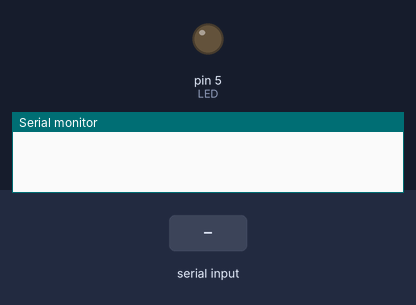
A sketch run on a simulated Arduino Uno, built with avr-gcc and run on an emulated ATmega328P. Parts: output pins drawn as LEDs (lit = HIGH), the last lines printed to the serial monitor. Inputs (shaded band) come from the test bench.

Above: at 1.2 s.
1.3 s: "a" received over Serial
At 2.47 s:
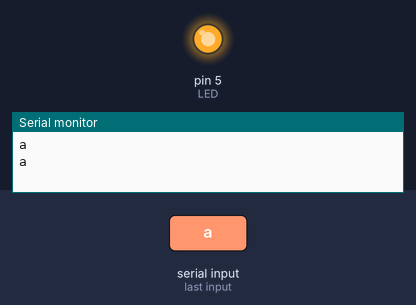
4.0 s: "b" received over Serial
At 6.5 s:
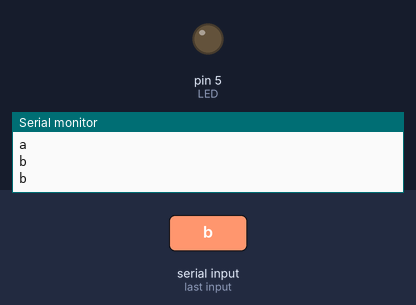
7.0 s: "c" received over Serial
Timing chart, 0 to 10.1 s (numbered marks = the images above; inputs shaded):
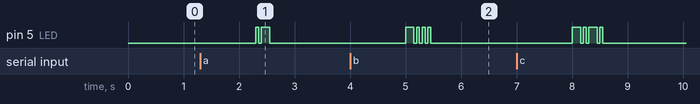

Measured:
- after the input at 1.3 s, pin 5 (LED): LOW → HIGH after 1.0 s, → LOW 0.05 s later, → HIGH 0.05 s later, → LOW 0.15 s later
- after the input at 4.0 s, pin 5 (LED): LOW → HIGH after 1.0 s, then repeats every 0.10 s: LOW 0.05 s, HIGH 0.05 s, until it stays LOW from 5.5 s

The sketch:

_2.2_Morse.ino
```cpp
String ch ;
int dotTime = 50 ;
int dashTime = 3*dotTime ;
int waitTime = dashTime ;
int LED = 5 ;


void setup() {
 Serial.begin(9600) ;
 pinMode(LED, OUTPUT) ;

}

void dot() {
  digitalWrite(LED, HIGH) ;
  delay(dotTime) ;
  digitalWrite(LED, LOW) ;
  delay(dotTime) ;
}

void dash() {
  digitalWrite(LED, HIGH) ;
  delay(dashTime) ;
  digitalWrite(LED, LOW) ;
  delay(dotTime) ;
}

void wait() {
  delay(waitTime) ;
}


void loop() {
 if(Serial.available() > 0 ) {
  ch = Serial.readString() ;
  Serial.println(ch) ;

  for (int i=0; i<ch.length(); i++) {
    Serial.println(ch.charAt(i)) ;

    switch(ch.charAt(i)) {
      case 'a':
      dot() ;
      dash() ;
      wait() ;
      break ;

      case 'b':
      dash() ;
      dot() ;
      dot() ;
      dot() ;
      wait() ;
      break ;

      case 'c':
      dash() ;
      dot() ;
      dash() ;
      dot() ;
      wait() ;
      break ;

      case 'd':
      dash();
      dot();
      dot();
      wait() ;
      break ;

      case 'e':
      dot();
      wait() ;
      break ;

      case 'f':
      dot();
      dot();
      dash();
      dot();
      wait() ;
      break ;

      case 'g':
      dash();
      dash();
      dot();
      wait() ;
      break ;

      case 'h':
      dot();
      dot();
      dot();
      dot();
      wait() ;
      break ;

      case 'i':
      dot();
      dot();
      wait() ;
      break ;

      case 'j':
      dot();
      dash();
      dash();
      dash();
      wait() ;
      break ;

      case 'k':
      dash();
      dot();
      dash();
      wait() ;
      break ;

      case 'l':
      dot();
      wait() ;
      break ;

      case 'm':
      dash();
      dash();
      wait() ;
      break ;

      case 'n':
      dash();
      dot();
      wait() ;
      break ;

      case 'o':
      dash();
      dash();
      dash();
      wait() ;
      break ;

      case 'p':
      dot();
      dash();
      dash();
      dot();
      wait() ;
      break ;

      case 'q':
      dash();
      dash();
      dot();
      dash();
      wait() ;
      break ;

      case 'r':
      dot();
      dash();
      dot();
      wait() ;
      break ;

      case 's':
      dot();
      dot();
      dot();
      wait() ;
      break ;

      case 't':
      dash();
      wait() ;
      break ;

      case 'u':
      dot();
      dot();
      dash();
      wait() ;
      break ;

      case 'v':
      dot();
      dot();
      dot();
      dash();
      wait() ;
      break;

      case 'w':
      dot();
      dash();
      dash();
      wait() ;
      break ;

      case 'x':
      dash();
      dot();
      dot();
      dash();
      wait() ;
      break ;

      case 'y':
      dash();
      dot();
      dash();
      dash();
      wait() ;
      break ;

      case 'z':
      dash();
      dash();
      dot();
      dot();
      wait() ;
      break ;

      case ' ':
      delay(7*dotTime) ;
      break ;
    }
  }

 }
}
```
